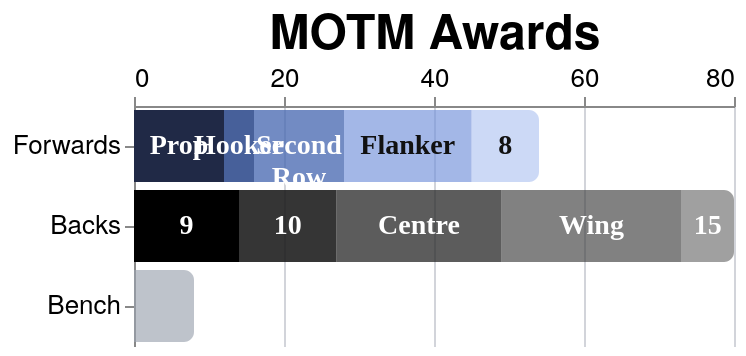

The Vega-Lite source for this figure:
### Vega-Lite specification from a JSON file in a GitHub repository (floating-point values rounded to 4 significant figures; data arrays with more than 128 entries replaced by an {"elided": "..."} marker saying what was removed)
{"config": {"axis": {"labelFont": "PT Sans Narrow, Helvetica Neue, Helvetica, Arial, sans-serif", "titleFont": "PT Sans Narrow, Helvetica Neue, Helvetica, Arial, sans-serif", "labelFontSize": 13, "titleFontSize": 24, "gridColor": "#202947", "gridOpacity": 0.2, "zindex": 1}, "text": {"font": "Lato, sans-serif"}, "bar": {"cornerRadiusEnd": 5}, "header": {"labelFont": "PT Sans Narrow, Helvetica Neue, Helvetica, Arial, sans-serif", "titleFont": "PT Sans Narrow, Helvetica Neue, Helvetica, Arial, sans-serif", "labelFontSize": 24, "titleFontSize": 28, "labelFontWeight": "bold", "orient": "left"}, "legend": {"labelFont": "PT Sans Narrow, Helvetica Neue, Helvetica, Arial, sans-serif", "titleFont": "PT Sans Narrow, Helvetica Neue, Helvetica, Arial, sans-serif", "labelFontSize": 14, "titleFontSize": 16, "titlePadding": 5, "fillColor": "white", "strokeColor": "black", "padding": 10, "titleFontWeight": "lighter", "titleFontStyle": "italic", "titleColor": "gray", "offset": 10}, "title": {"font": "PT Sans Narrow, Helvetica Neue, Helvetica, Arial, sans-serif", "fontSize": 48, "fontWeight": "bold", "anchor": "start", "align": "center", "titlePadding": 20, "subtitlePadding": 10, "subtitleFontSize": 13, "subtitleColor": "", "subtitleFontStyle": "italic", "offset": 15, "color": "black"}, "axisX": {"labelAngle": 0}, "facet": {"title": null, "header": null, "align": {"row": "each", "column": "each"}, "spacing": 10}, "resolve": {"scale": {"y": "independent", "facet": "independent"}}, "background": "transparent", "scale": {"offsetBandPaddingOuter": 0.2, "offsetBandPaddingInner": 0.1}, "view": {"stroke": null, "background": "transparent"}}, "layer": [{"mark": {"type": "bar", "strokeWidth": 0.8}, "encoding": {"color": {"field": "segment_color", "legend": null, "scale": null, "type": "nominal"}, "opacity": {"field": "position_opacity", "legend": null, "scale": null, "type": "quantitative"}, "order": {"field": "position_sort", "sort": "ascending", "type": "quantitative"}, "tooltip": [{"field": "unit", "title": "Unit", "type": "nominal"}, {"field": "position", "title": "Position", "type": "nominal"}, {"field": "motm_awards", "title": "MOTM Awards", "type": "quantitative"}, {"field": "unit_total", "title": "Unit Total", "type": "quantitative"}, {"field": "segment_share", "format": ".0%", "title": "Share", "type": "quantitative"}], "x": {"axis": {"format": ".0f", "orient": "top", "tickCount": 3, "title": "MOTM Awards"}, "field": "motm_awards", "type": "quantitative"}, "y": {"field": "unit", "sort": ["Forwards", "Backs", "Bench"], "title": null, "type": "nominal"}}, "transform": [{"filter": "length(seasonParam) === 0 || indexof(seasonParam, datum.season) >= 0"}, {"filter": "length(gameTypesParam) === 0 || indexof(gameTypesParam, datum.game_type) >= 0"}, {"filter": "squadParam === \"All\" || datum.squad === squadParam"}, {"aggregate": [{"op": "sum", "field": "motm_awards", "as": "motm_awards"}, {"op": "min", "field": "position_sort", "as": "position_sort"}, {"op": "max", "field": "position_opacity", "as": "position_opacity"}, {"op": "max", "field": "label_color", "as": "label_color"}], "groupby": ["unit", "unit_sort", "position"]}, {"joinaggregate": [{"op": "sum", "field": "motm_awards", "as": "unit_total"}], "groupby": ["unit"]}, {"calculate": "datum.unit_total > 0 ? datum.motm_awards / datum.unit_total : 0", "as": "segment_share"}, {"calculate": "datum.unit === 'Forwards' ? (datum.position === 'Prop' ? '#202946' :  datum.position === 'Hooker' ? '#2e4b8c' :  datum.position === 'Second Row' ? '#4667b0' :  datum.position === 'Flanker' ? '#6f8fda' : '#9eb6ee') : datum.unit === 'Backs' ? (datum.position === 'Scrum Half' ? 'black' :  datum.position === 'Fly Half' ? '#1a1a1a' :  datum.position === 'Centre' ? '#2a2a2a' :  datum.position === 'Wing' ? '#3a3a3a' : '#4a4a4a') : '#9ca3af'", "as": "segment_color"}, {"filter": "datum.motm_awards > 0"}]}, {"mark": {"type": "text", "align": "center", "baseline": "middle", "font": "PT Sans Narrow", "fontSize": 14, "fontWeight": "bold", "lineBreak": "\n"}, "encoding": {"color": {"field": "label_color", "legend": null, "scale": null, "type": "nominal"}, "opacity": {"condition": {"test": "datum.unit !== 'Bench' && (datum.motm_awards >= 2 || datum.segment_share >= 0.16)", "value": 1}, "value": 0}, "text": {"condition": {"test": "datum.unit !== 'Bench' && (datum.motm_awards >= 2 || datum.segment_share >= 0.16)", "field": "position_label_display", "type": "nominal"}, "value": ""}, "x": {"field": "x_mid", "type": "quantitative"}, "y": {"field": "unit", "sort": ["Forwards", "Backs", "Bench"], "title": null, "type": "nominal"}}, "transform": [{"filter": "length(seasonParam) === 0 || indexof(seasonParam, datum.season) >= 0"}, {"filter": "length(gameTypesParam) === 0 || indexof(gameTypesParam, datum.game_type) >= 0"}, {"filter": "squadParam === \"All\" || datum.squad === squadParam"}, {"aggregate": [{"op": "sum", "field": "motm_awards", "as": "motm_awards"}, {"op": "min", "field": "position_sort", "as": "position_sort"}, {"op": "max", "field": "position_opacity", "as": "position_opacity"}, {"op": "max", "field": "label_color", "as": "label_color"}], "groupby": ["unit", "unit_sort", "position"]}, {"joinaggregate": [{"op": "sum", "field": "motm_awards", "as": "unit_total"}], "groupby": ["unit"]}, {"calculate": "datum.unit_total > 0 ? datum.motm_awards / datum.unit_total : 0", "as": "segment_share"}, {"calculate": "datum.unit === 'Forwards' ? (datum.position === 'Prop' ? '#202946' :  datum.position === 'Hooker' ? '#2e4b8c' :  datum.position === 'Second Row' ? '#4667b0' :  datum.position === 'Flanker' ? '#6f8fda' : '#9eb6ee') : datum.unit === 'Backs' ? (datum.position === 'Scrum Half' ? 'black' :  datum.position === 'Fly Half' ? '#1a1a1a' :  datum.position === 'Centre' ? '#2a2a2a' :  datum.position === 'Wing' ? '#3a3a3a' : '#4a4a4a') : '#9ca3af'", "as": "segment_color"}, {"filter": "datum.motm_awards > 0"}, {"groupby": ["unit"], "stack": "motm_awards", "sort": [{"field": "position_sort", "order": "ascending"}], "as": ["x0", "x1"]}, {"calculate": "(datum.x0 + datum.x1) / 2", "as": "x_mid"}, {"calculate": "datum.position === 'Second Row' ? 'Second\\nRow' : datum.position === 'Number 8' ? 'No.\\n8' : datum.position === 'Scrum Half' ? 'Scrum\\nHalf' : datum.position === 'Fly Half' ? 'Fly\\nHalf' : datum.position === 'Full Back' ? 'Full\\nBack' : datum.position", "as": "position_label_multiline"}, {"calculate": "datum.position === 'Second Row' ? 'Lock' : datum.position === 'Number 8' ? '8' : datum.position === 'Scrum Half' ? '9' : datum.position === 'Fly Half' ? '10' : datum.position === 'Full Back' ? '15' : datum.position", "as": "position_label_compact"}, {"calculate": "(datum.segment_share < 0.2 || datum.motm_awards < 4) ? datum.position_label_compact : datum.position_label_multiline", "as": "position_label_display"}]}], "data": {"name": "data-85a857601fe64cc452d46b8ab11014d4"}, "height": {"step": 40}, "params": [{"name": "seasonParam", "value": []}, {"name": "gameTypesParam", "value": []}, {"name": "squadParam", "value": "All"}], "width": 300, "$schema": "https://vega.github.io/schema/vega-lite/v5.20.1.json", "datasets": {"data-85a857601fe64cc452d46b8ab11014d4": {"elided": "130 records"}}}
